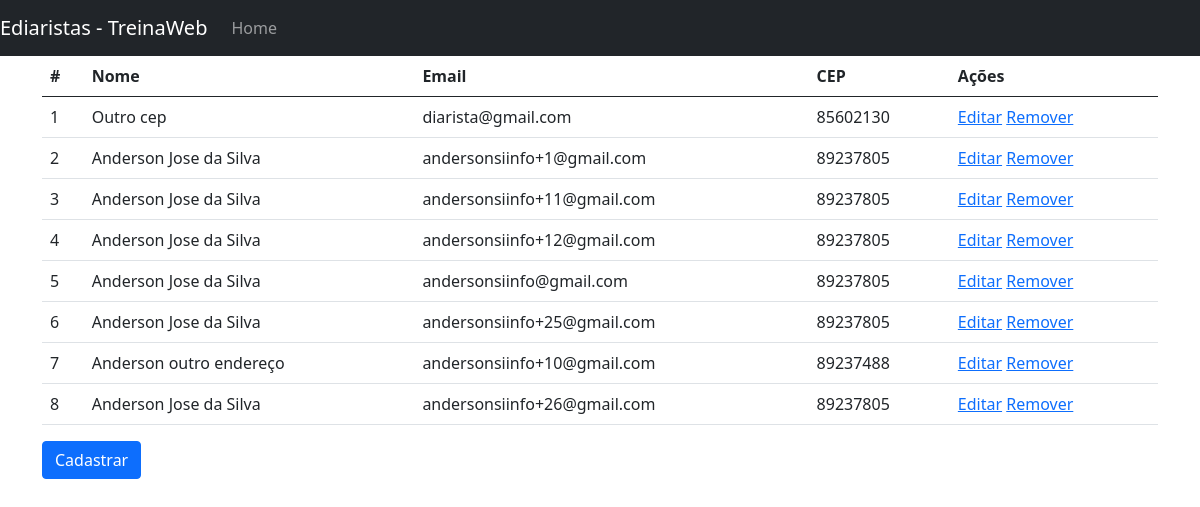
The app's page /web/listar_diaristas with its own data.
### web/models.py (models this page shows)
class Diaristas(models.Model):
    nome_completo = models.CharField(max_length=100, null=False, blank=False)
    cpf = models.CharField(max_length=11, null=False, blank=False, unique=True)
    email = models.EmailField(null=False, blank=False, unique=True)
    telefone = models.CharField(max_length=11, null=False, blank=False)
    logradouro = models.CharField(max_length=60, null=False, blank=False)
    numero = models.IntegerField(null=False, blank=False)
    bairro = models.CharField(max_length=60, null=False, blank=False)
    complemento = models.CharField(max_length=100, null=False, blank=True)
    cep = models.CharField(max_length=8, null=False, blank=False)
    estado = models.CharField(max_length=2, null=False, blank=False)
    cidade = models.CharField(max_length=30, null=False, blank=True)
    codigo_ibge = models.IntegerField(null=False, blank=False)
    foto_usuario = models.ImageField(null=False)

### web/views.py (the view)
# urls.py: path('listar_diaristas', listar_diaristas, name='listar_diaristas'),
def listar_diaristas(request):
    diaristas = Diaristas.objects.all()
    return render(request, 'lista_diaristas.html', {'diaristas': diaristas})

### web/templates/lista_diaristas.html
{% extends 'base.html' %}
{% load easy_mask %}
{% block conteudo %}
<table class="table">
    <thead>
    <tr>
        <th>#</th>
        <th>Nome</th>
        <th>Email</th>
        <th>CEP</th>
        <th>Ações</th>
    </tr>
    </thead>
    <tbody>
    {% for diarista in diaristas%}
        <tr>
            <td>{{diarista.id}}</td>
            <td>{{diarista.nome_completo}}</td>
            <td>{{diarista.email}}</td>
            <td>{{diarista.cep|cep}}</td>
            <td>
                <a href="{% url 'editar_diarista' diarista.id%}">Editar</a>
                <a href="{% url 'remover_diarista' diarista.id%}">Remover</a>
            </td>
        </tr>
    {% endfor %}
    </tbody>
</table>
<a href="{% url 'cadastrar_diarista'%}" class="btn btn-primary">Cadastrar</a>
{% endblock conteudo %}

### web/templates/base.html (shortened to what this page needs)
<!DOCTYPE html>
<html lang="pt">
<head>
    <link rel="stylesheet" href="https://cdn.jsdelivr.net/npm/bootstrap@5.0.1/dist/css/bootstrap.min.css"
>
</head>
<body>
<nav class="navbar navbar-expand-md navbar-dark bg-dark md-4">
    <a href="#" class="navbar-brand">Ediaristas - TreinaWeb</a>
    <div class="collapse navbar-collapse" id="navbarCollapse">
        <ul class="navbar-nav mr-auto">
            <li class="nav-item active">
                <a href="{% url 'listar_diaristas'%}" class="nav-link">Home</a>
            </li>
        </ul>
    </div>
</nav>
<main role="main" class="container">
    {% block conteudo %}
    {% endblock conteudo %}
</main>
</body>
</html>

### records on screen
Diaristas: id "1", nome_completo "Outro cep", email "diarista@gmail.com", cep|cep "85602130"
Diaristas: id "2", nome_completo "Anderson Jose da Silva", email "andersonsiinfo+1@gmail.com", cep|cep "89237805"
Diaristas: id "3", nome_completo "Anderson Jose da Silva", email "andersonsiinfo+11@gmail.com", cep|cep "89237805"
Diaristas: id "4", nome_completo "Anderson Jose da Silva", email "andersonsiinfo+12@gmail.com", cep|cep "89237805"
Diaristas: id "5", nome_completo "Anderson Jose da Silva", email "andersonsiinfo@gmail.com", cep|cep "89237805"
Diaristas: id "6", nome_completo "Anderson Jose da Silva", email "andersonsiinfo+25@gmail.com", cep|cep "89237805"
Diaristas: id "7", nome_completo "Anderson outro endereço", email "andersonsiinfo+10@gmail.com", cep|cep "89237488"
Diaristas: id "8", nome_completo "Anderson Jose da Silva", email "andersonsiinfo+26@gmail.com", cep|cep "89237805"
